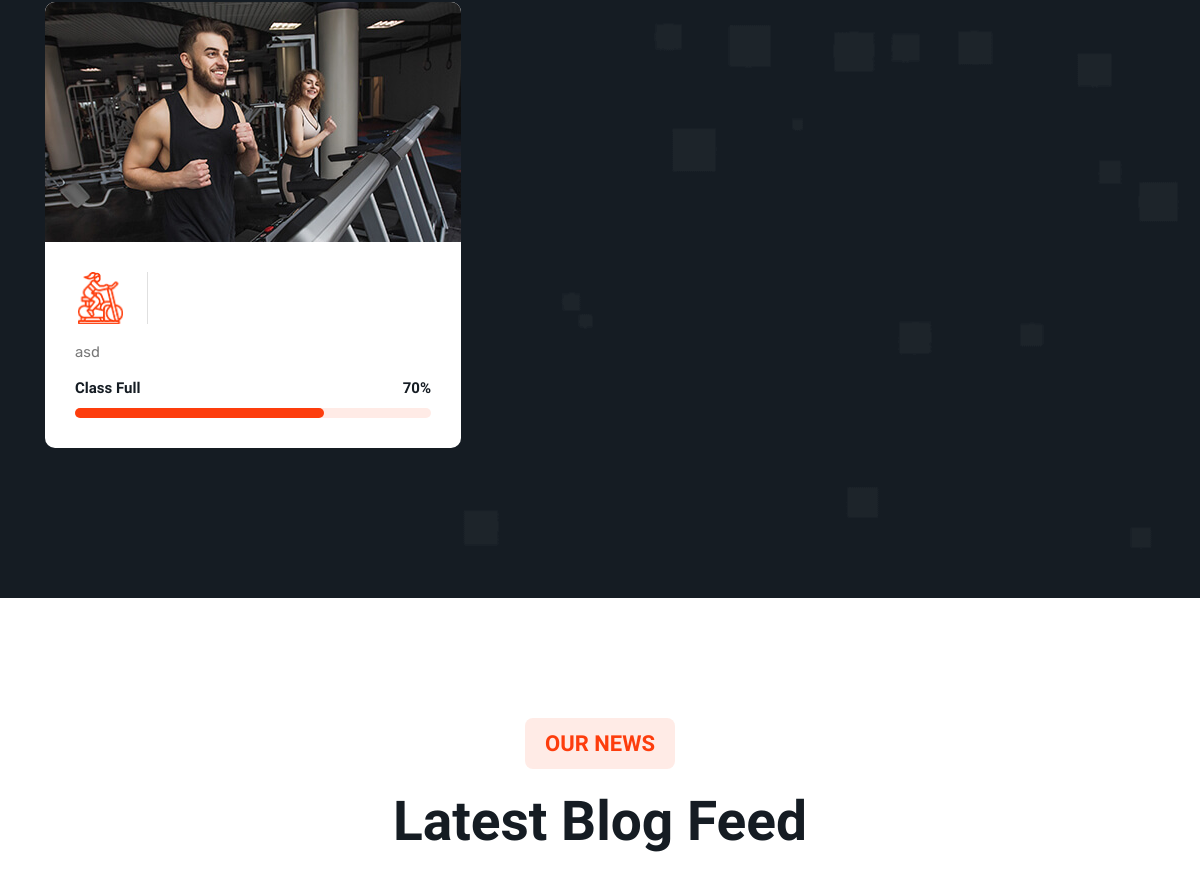
The app's page / (middle part), older data.
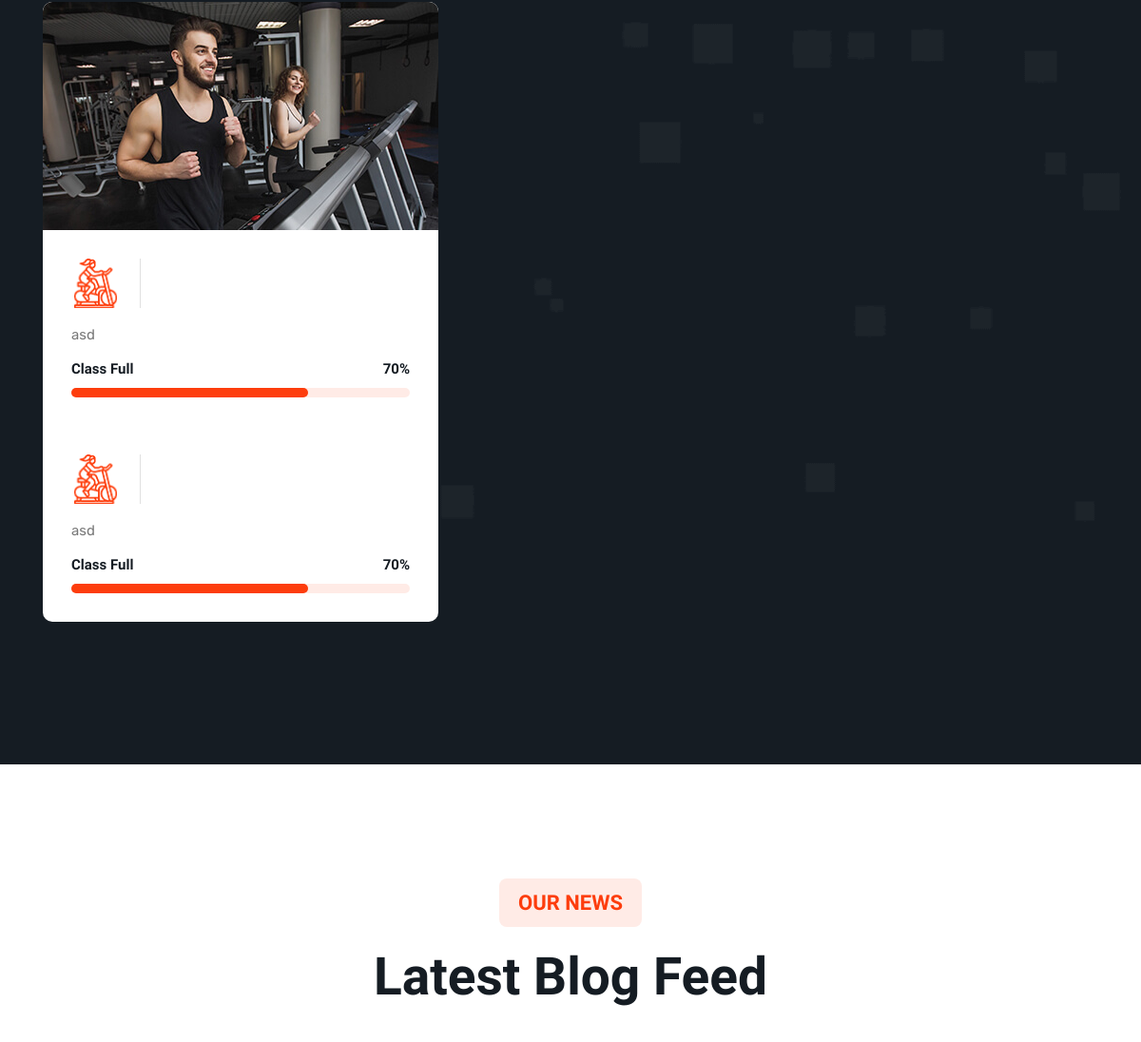
The same page, newer data.
### gym_users/models.py (models this page shows, shortened)
class ScheduleClass(models.Model):
    trainer = models.ForeignKey(User, on_delete=models.CASCADE, null=True)
    class_name = models.CharField(max_length=255, null=True, blank=True)
    description = models.TextField()
    start_time = models.DateTimeField(null=True, blank=True)
    end_time = models.DateTimeField(null=True, blank=True)
    created_at = models.DateTimeField(auto_now_add=True)
    updated_at = models.DateTimeField(auto_now=True)

### gym_users/views/index.py (the view)
# urls.py: path('', IndexView.as_view(), name='index_view'),
class IndexView(View):
    def dispatch(self, request, *args, **kwargs):
        return super(IndexView, self).dispatch(request, *args, **kwargs)
    def get(self, request):
        classes = ScheduleClass.objects.all()
        context = {'form': '', 'classes': classes}
        return render(request, 'gym_users/index.html', context=context)

### gym_users/templates/gym_users/index.html (shortened to what this page needs)
{% load static %}
<!DOCTYPE html>
<html lang="en">
<head>
  <link rel="stylesheet" href='{% static "assets/css/style.css" %}' >
</head>
<body id="top">
  <main>
    <article>
      {% if classes %}
      <section class="section class bg-dark has-bg-image" id="class" aria-label="class"
        style="background-image: url('./assets/images/classes-bg.png')">
        <div class="container">
          <ul class="class-list has-scrollbar">
            <li class="scrollbar-item">
              <div class="class-card">
                <figure class="card-banner img-holder" style="--width: 416; --height: 240;">
                  <img src="{% static 'assets/images/class-2.jpg' %}" width="416" height="240" loading="lazy" alt="Cardio & Strenght"
                    class="img-cover">
                </figure>
                {% for class in classes %}
                <div class="card-content">
                  <div class="title-wrapper">
                    <img src="{% static 'assets/images/class-icon-2.png' %} " width="52" height="52" aria-hidden="true" alt=""
                      class="title-icon">
                  </div>
                  <p class="card-text">
                    {{class.description}}
                  </p>
                  <div class="card-progress">
                    <div class="progress-wrapper">
                      <p class="progress-label">Class Full</p>
                      <span class="progress-value">70%</span>
                    </div>
                    <div class="progress-bg">
                      <div class="progress-bar" style="width: 70%"></div>
                    </div>
                  </div>
                </div>
                {% endfor %}
              </div>
            </li>
          </ul>
        </div>
      </section>
{% endif %}
      <section class="section blog" id="blog" aria-label="blog">
        <div class="container">
          <p class="section-subtitle">Our News</p>
          <h2 class="h2 section-title text-center">Latest Blog Feed</h2>
        </div>
      </section>
    </article>
  </main>
</body>
</html>

Row changes from the older to the newer data that the page shows:
added ScheduleClass: description "asd"
